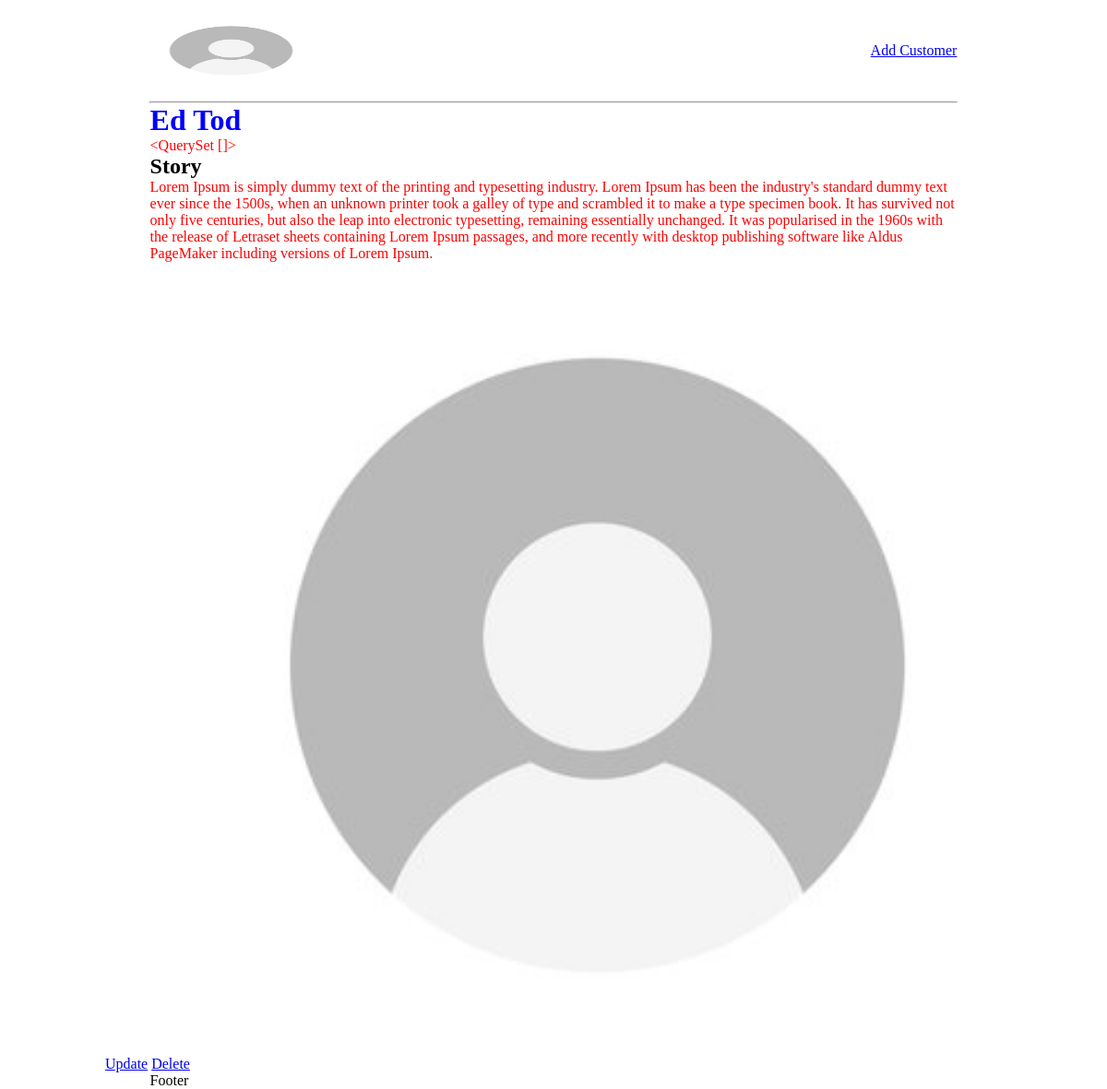
The page /customer/bf613adc-ae13-4c1d-b2fd-3b784909a1c9 on the database as committed earlier.
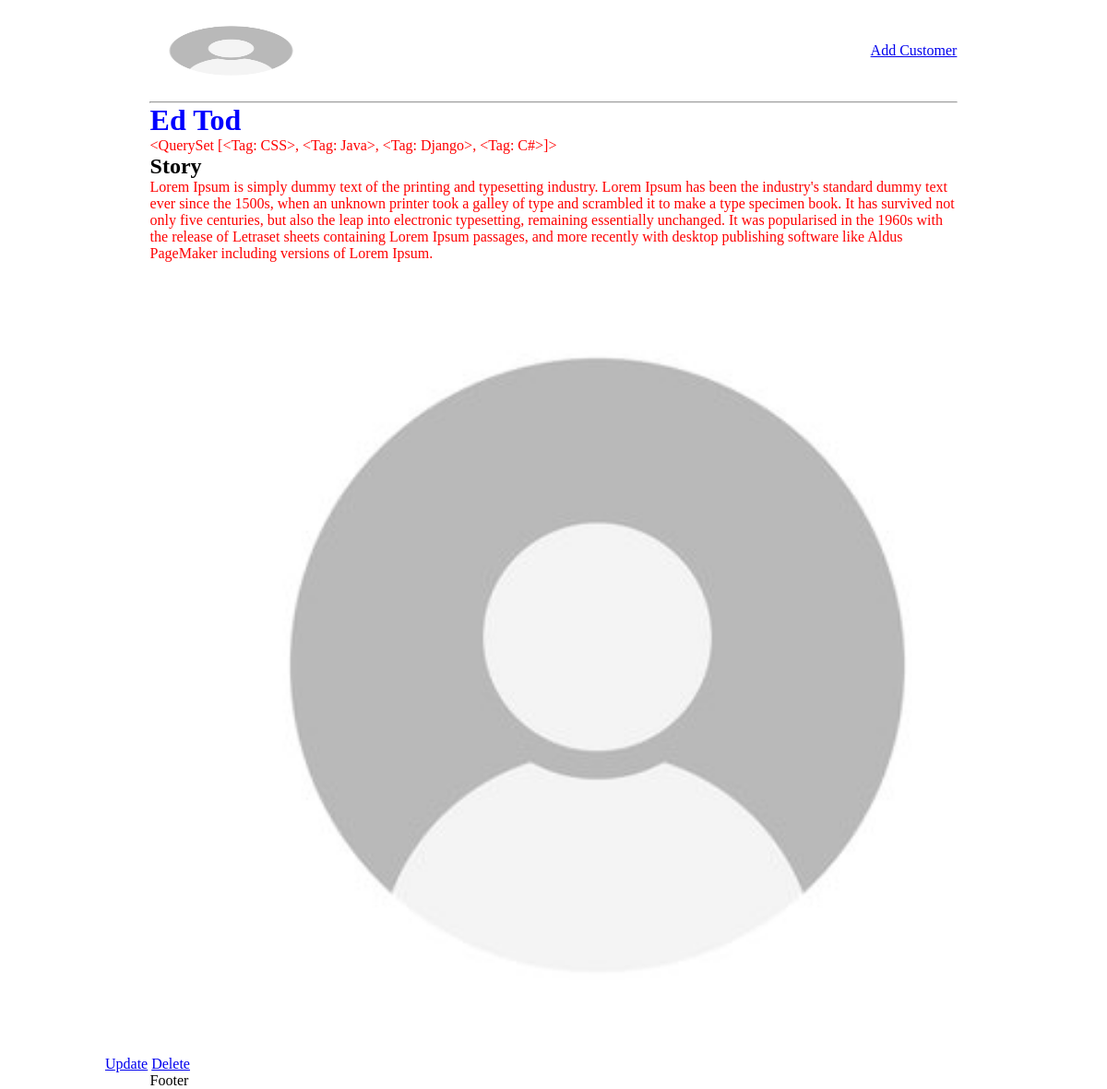
The same page on the database as committed later.
### timetestapp/models.py (models this page shows, shortened)
class Customer(models.Model):
    id = models.UUIDField(primary_key=True, editable=False, unique=True, default=uuid.uuid4)
    name = models.CharField(max_length=200)
    image = models.ImageField(null=True, blank=True, default=DEFAULT)
    role = models.TextField(blank=True, null=True)
    story = models.TextField(blank=True, null=True)
    tags = models.ManyToManyField("Tag", blank=True)

class Tag(models.Model):
    id = models.UUIDField(primary_key=True, editable=False, unique=True, default=uuid.uuid4)
    name = models.CharField(max_length=200, null=True, blank=True)
    created = models.DateTimeField(auto_now_add=True)
    def __str__(self):
        return self.name

### timetestapp/views.py (the view)
# urls.py: path('customer/<str:pk>', views.user, name="customer"),
def user(request, pk):
    customer = Customer.objects.get(id=pk)
    tags = customer.tags.all()
    context = {'customer':customer, "tags":tags}
    return render(request, 'customer.html', context)

### timetestapp/templates/customer.html (shortened to what this page needs)
<!DOCTYPE html>
<html lang="en">
  <head>
  </head>
  <body>
    {% extends 'home.html' %} {% load static %} {% block cont %}
    <h1>{{customer.name}}</h1>
    <p>{{tags}}</p>
    <h2>Story</h2>
    <p>{{customer.story}}</p>
    <span><a href="{% url 'update-customer' customer.id %}">Update</a></span>
    <span><a href="{% url 'delete-customer' customer.id %}">Delete</a></span>
    {% if customer.image %}
    <img src="{{ customer.image.url }}" />
    {% else %}
    <img src="{% static 'images/default.jpeg' %}" />
    {% endif %} {% endblock cont %}

### timetestapp/templates/home.html (shortened to what this page needs)
{% load static %}
<!DOCTYPE html>
<html lang="en">
  <head>
    <link rel="stylesheet" href="{% static 'css/main.css' %}" />
  </head>
  <body>
    <div class="heading">
      <img
        src="{% static 'images/default.jpeg' %}"
        alt=""
        srcset=""
        width="50px"
        height="70px"
      />
      <a href="{% url 'add-customer' %}">Add Customer</a>
    </div>
    <hr />
    {% block cont %} {% endblock cont %}
    <footer>Footer</footer>
  </body>
</html>

### static/css/main.css (style rules this page uses)
* { margin: 0; width: 90%; max-width: 1100px; margin: auto; }
h1 { color: blue; }
p { color: red; }
.heading { display: flex; justify-content: space-between; align-items: center; padding: 20px 0px; }
.heading img { flex: 1; }
.heading a { text-align: end; margin: 0px; flex: 4; }

Rows that differ between the two databases and show on the page:
added Tag: name.name "<QuerySet [<Tag: CSS>, <Tag: Java>, <Tag: Django>, <Tag: C#>]>"
Other text that changed with them:
{{ tags }}: "<QuerySet []>" → (not shown)
